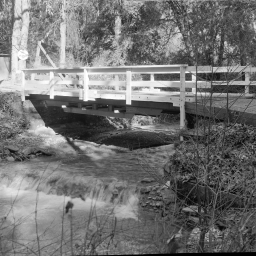
#> input picture bridge.png, 256 x 256 px
$ jupyter execute --allow-errors PCD_Assignment02.ipynb
#> lines starting #> are read from the running program, lines starting #| are printed output that depends on the picture
<a href="https://colab.research.google.com/github/nyayuchika/pcd-coursework/blob/master/PCD_Assignment02.ipynb" target="_parent"></a>

#Input citra

[cell 1]
import cv2
import matplotlib.pyplot as plt

img = cv2.imread('bridge.png',0)
#> img is the input picture: shape (256, 256); min 0, max 255, mean 113.9
plt.imshow(img, cmap='gray')

[cell 2]
print(img.shape)
#| (256, 256)

[cell 3]
print(img)
#> (printed output is left out)

#Fungsi konvolusi

[cell 4]
def konvolusi(image, kernel):
  baris_img, kolom_img = image.shape
#> baris_img = 256; kolom_img = 256
  baris_kernel, kolom_kernel = kernel.shape

  #kernel berupa matriks persegi dan harus ganjil
  baris_padding = int((baris_kernel - 1) / 2)
  kolom_padding = int((kolom_kernel - 1) / 2)

  baris_baru = baris_img + 2 * baris_padding
#> baris_baru = 258
  kolom_baru = kolom_img + 2 * kolom_padding
#> kolom_baru = 258

  #bentuk matriks zero padding
  padding = []
  for i in range(baris_baru):
    membentuk_padding = []
    for j in range(kolom_baru):
      membentuk_padding.append(0)
    padding.append(membentuk_padding)

  #proses padding matriks dengan zero padding
  for i in range(baris_img):
    for j in range(kolom_img):
      padding[i+baris_padding][j+kolom_padding] = image[i][j]
#> after the loop, padding = 258 items

  #proses konvolusi
  hasil_konvolusi = []
  for i in range(baris_img):
    membentuk_hasil_konvolusi = []
    for j in range(kolom_img):
      membentuk_hasil_konvolusi.append(0)
    hasil_konvolusi.append(membentuk_hasil_konvolusi)

  for y in range(baris_img):
    for x in range(kolom_img):
      total = 0
      for i in range(baris_kernel):
        for j in range(kolom_kernel):
          total += kernel[i][j] * padding[y+i][x+j]
      hasil_konvolusi[y][x] = total
#> after the loop, hasil_konvolusi = 256 items
  return hasil_konvolusi, padding

#Spatial Filtering

[cell 5]
#Kernel
import numpy as np

#mean filter
mean_kernel = np.array([[1/9, 1/9, 1/9],
                        [1/9, 1/9, 1/9],
                        [1/9, 1/9, 1/9]])
print(f'Mean Filter: \n',mean_kernel,'\n')

#gaussian filter
gaussian_kernel = np.array([[1/16, 2/16, 1/16],
                            [2/16, 4/16, 2/16],
                            [1/16, 2/16, 1/16]])
print(f'Gaussian Filter: \n',gaussian_kernel,'\n')

#laplacian kernel
laplacian_kernel = np.array([[1, 1, 1],
                          [1, -8, 1],
                          [1, 1, 1]])
print(f'Laplacian filter: \n',laplacian_kernel,'\n')

[cell 6]
#contoh hasil zero padding
padding = konvolusi(img, mean_kernel)[1]
#> padding = 258 items
print(f'Matriks hasil zero padding: \n', np.array(padding))
#> (printed output is left out)

[cell 7]
#Operasi konvolusi dengan spatial filtering
mean_konvolusi = konvolusi(img, mean_kernel)[0]
#> mean_konvolusi = 256 items
print(f"Matriks hasil konvolusi dengan mean filter: \n", np.array(mean_konvolusi),'\n')
#> (printed output is left out)

gaussian_konvolusi = konvolusi(img, gaussian_kernel)[0]
#> gaussian_konvolusi = 256 items
print(f"Matriks hasil konvolusi dengan gaussian filter: \n", np.array(gaussian_konvolusi),'\n')
#> (printed output is left out)

laplacian_konvolusi = konvolusi(img, laplacian_kernel)[0]
#> laplacian_konvolusi = 256 items
print(f"Matriks hasil konvolusi dengan laplacian filter: \n", np.array(laplacian_konvolusi),'\n')
#> (printed output is left out)

[cell 8]
#Visualisasi citra hasil spatial filtering
plt.figure(figsize=(12,6))

#citra asli
plt.subplot(1,4,1)
plt.imshow(img, cmap='gray')
plt.title("Citra Asli")

#mean filter
plt.subplot(1,4,2)
plt.imshow(mean_konvolusi, cmap='gray')
plt.title("Mean Filter")

#gaussian filter
plt.subplot(1,4,3)
plt.imshow(gaussian_konvolusi, cmap='gray')
plt.title("Gaussian Filter")

#laplacian filter
plt.subplot(1,4,4)
plt.imshow(laplacian_konvolusi, cmap='gray')
plt.title("Laplacian Filter")

plt.show()
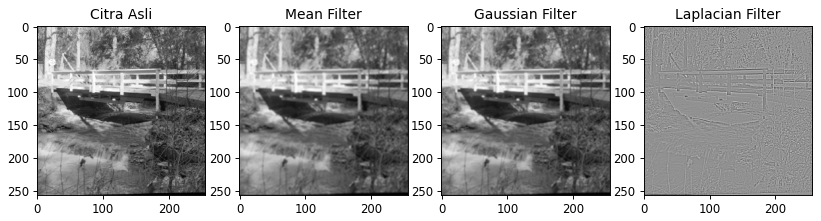
#> figure drawn by matplotlib, 4 panels

##Diskusi

***Spatial filtering*** merupakan metode preprocessing citra yang diterapkan berdasarkan lokasi piksel pada citra. Spatial filtering bekerja dengan memodifikasi piksel-piksel tetangganya menggunakan operasi konvolusi.
Setiap kernel pada spatial filtering memiliki kegunaan yang berbeda, sebagai berikut:

1. **Kernel rata-rata pada mean filtering**: Bekerja dengan cara mengganti nilai piksel dengan nilai rata-rata dari tetangganya. Hasilnya, gambar menjadi lebih halus (sedikit blur). Penggunaan kernel ini cocok untuk menghilangkan noise sederhana berupa bintik-bintik kecil yang tersebar di seluruh gambar. Misal: salt-and-pepper noise.

2. **Kernel gaussian pada gaussian filtering**: Mirip dengan kernel sebelumnya, tetapi piksel yang dekat dengan pusat kernel diberikan bobot yang lebih besar sehingga menghasilkan efek blur yang lebih halus dan natural dengan mempertahankan detail pada area tepi objek. Penggunaan kernel ini cocok untuk diterapkan sebagai preprocessing pada citra yang membutuhkan deteksi tepi sehingga tidak merusak detail penting secara berlebihan. Misal: citra yang punya noise seperti bintik-bintik banyak pada TV analog.

3. **Sharpened kernel pada laplacian filter**: Bekerja dengan menonjolkan perbedaan intensitas antar piksel.
Area tepi biasanya memiliki intensitas yang tinggi sehingga dengan menggunakan kernel ini, area tepi akan dibuat semakin kontras alhasil citra menjadi lebih tajam dan detailnya semakin jelas. Kernel ini cocok untuk digunakan pada citra yang memiliki pattern dengan mempertajam detail sehingga menonjolkan tekstur dan pattern. Misal: plat nomor kendaraan.

[cell 9]
#Visualisasi Mean Filtering
img_saltandpepper = cv2.imread('bridge_saltandpepper.png',0)
#> (the rest of this cell did not finish here and is left out)

[cell 10]
#Visualisasi Gaussian Filtering
img_gaussian = cv2.imread('bridge_gaussian.png',0)
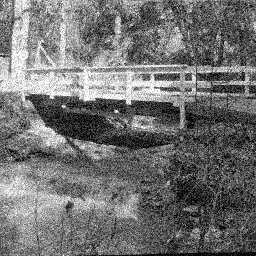
#> input picture bridge_gaussian.png, 256 x 256 px
#> img_gaussian is the input picture: shape (256, 256); min 0, max 255, mean 113.4
gaussian_konvolusi2 = konvolusi(img_gaussian, gaussian_kernel)[0]
#> gaussian_konvolusi2 = 256 items

plt.figure(figsize=(12,6))

#citra asli
plt.subplot(1,3,1)
plt.imshow(img, cmap='gray')
plt.title("Citra Asli")

#gaussian noise
plt.subplot(1,3,2)
plt.imshow(img_gaussian, cmap='gray')
plt.title("Gaussian Noise")

#gaussian filter
plt.subplot(1,3,3)
plt.imshow(gaussian_konvolusi2, cmap='gray')
plt.title("Gaussian Filter")
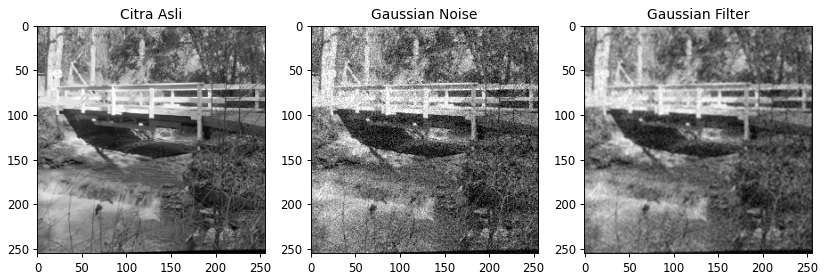
#> figure drawn by matplotlib, 3 panels

[cell 11]
#Visualisasi Laplacian Filtering

plat_kendaraan = cv2.imread('plat_kendaraan.png', cv2.IMREAD_GRAYSCALE)
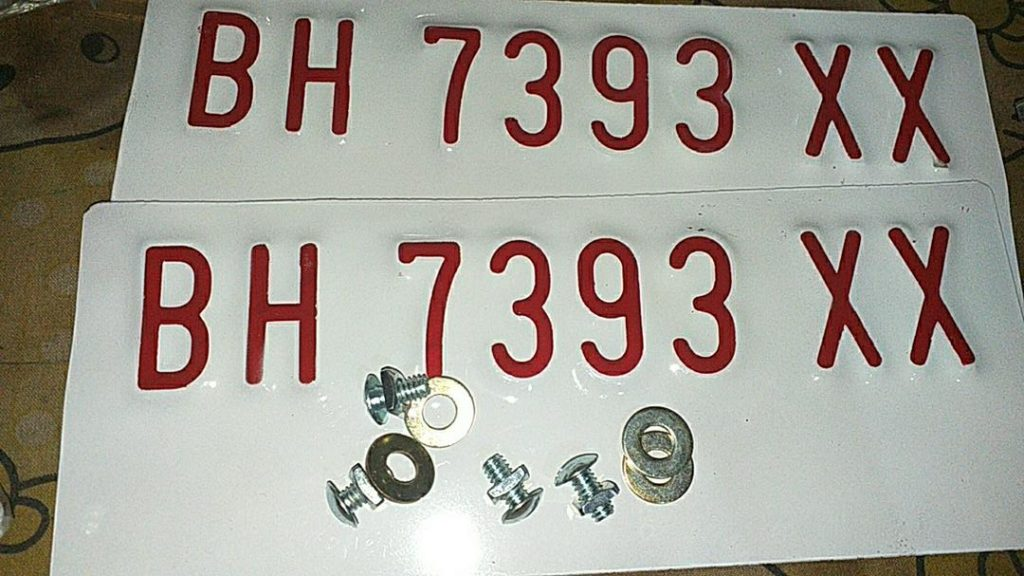
#> input picture plat_kendaraan.png, 1024 x 576 px
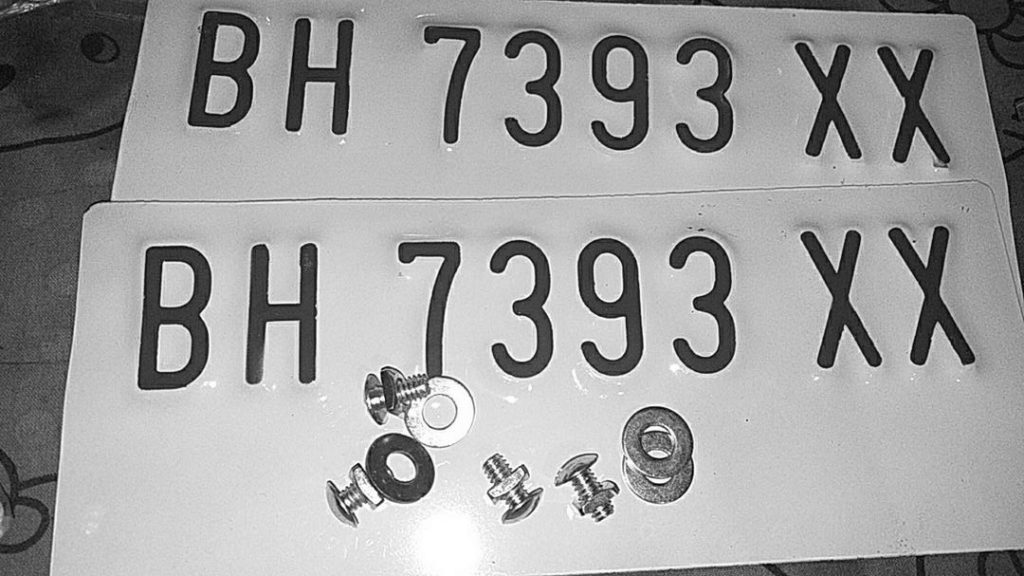
#> plat_kendaraan: shape (576, 1024); min 0, max 255, mean 159
laplacian_konvolusi2 = konvolusi(plat_kendaraan, laplacian_kernel)[0]
#> laplacian_konvolusi2 = 576 items

plt.figure(figsize=(12,6))

#citra asli
plt.subplot(1,2,1)
plt.imshow(plat_kendaraan, cmap='gray')
plt.title("Citra Asli")

#laplacian filter
plt.subplot(1,2,2)
plt.imshow(laplacian_konvolusi2, cmap='gray')
plt.title("Laplacian Filter")
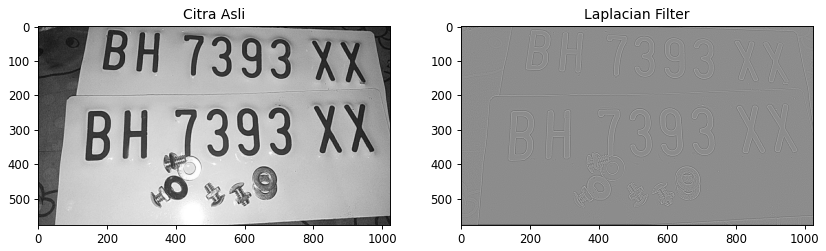
#> figure drawn by matplotlib, 2 panels

#Sharpened with blur operation

[cell 12]
baris_img, kolom_img = img.shape
#> baris_img = 256; kolom_img = 256

[cell 13]
print(baris_img)
#| 256
print(kolom_img)
#| 256

[cell 14]
sharpened = []
detail_citra = []
for i in range(baris_img):
  membentuk_sharpened = []
  membentuk_detail = []
  for j in range(kolom_img):
    detail = img[i][j] - gaussian_konvolusi[i][j] #(I-B)
    operasi_sharpened = img[i][j] + detail #I+(I-B)
    if operasi_sharpened < 0:
      operasi_sharpened = 0
    elif operasi_sharpened > 255:
      operasi_sharpened = 255
    membentuk_sharpened.append(operasi_sharpened)
    membentuk_detail.append(detail)
  sharpened.append(membentuk_sharpened)
  detail_citra.append(membentuk_detail)
#> after the loop, detail_citra = 256 items; sharpened = 256 items

plt.imshow(sharpened, cmap='gray')
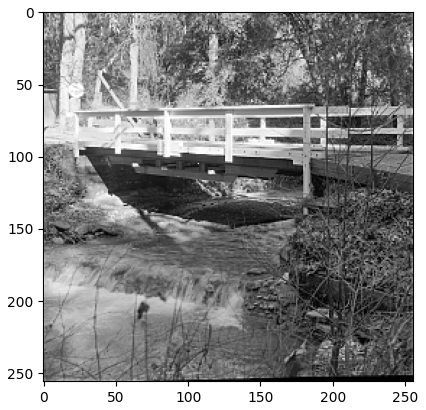
#> figure drawn by matplotlib, 1 panel

[cell 15]
#Visualisasi citra hasil sharpened with blur operation
plt.figure(figsize=(12,6))

#Baris Pertama
#citra asli
plt.subplot(2,3,1)
plt.imshow(img, cmap='gray')
plt.title("Citra Asli (I)")
plt.axis('off')

#gaussian filter
plt.subplot(2,3,2)
plt.imshow(gaussian_konvolusi, cmap='gray')
plt.title("Gaussian Filter (B)")
plt.axis('off')

#detail dari I - B
plt.subplot(2,3,3)
plt.imshow(detail_citra, cmap='gray')
plt.title("Detail (I - B)")
plt.axis('off')

#Baris Kedua
#citra asli
plt.subplot(2,3,4)
plt.imshow(img, cmap='gray')
plt.title("Citra Asli (I)")
plt.axis('off')

#detail dari I - B
plt.subplot(2,3,5)
plt.imshow(detail_citra, cmap='gray')
plt.title("Detail (I - B)")
plt.axis('off')

#hasil sharpened
plt.subplot(2,3,6)
plt.imshow(sharpened, cmap='gray')
plt.title("Hasil Sharpened (I + (I - B))")
plt.axis('off')

plt.tight_layout()
plt.show()
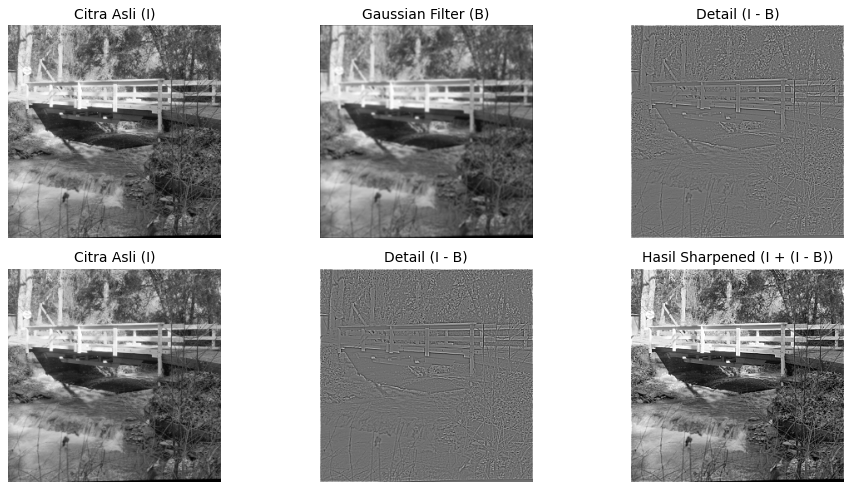
#> figure drawn by matplotlib, 6 panels
